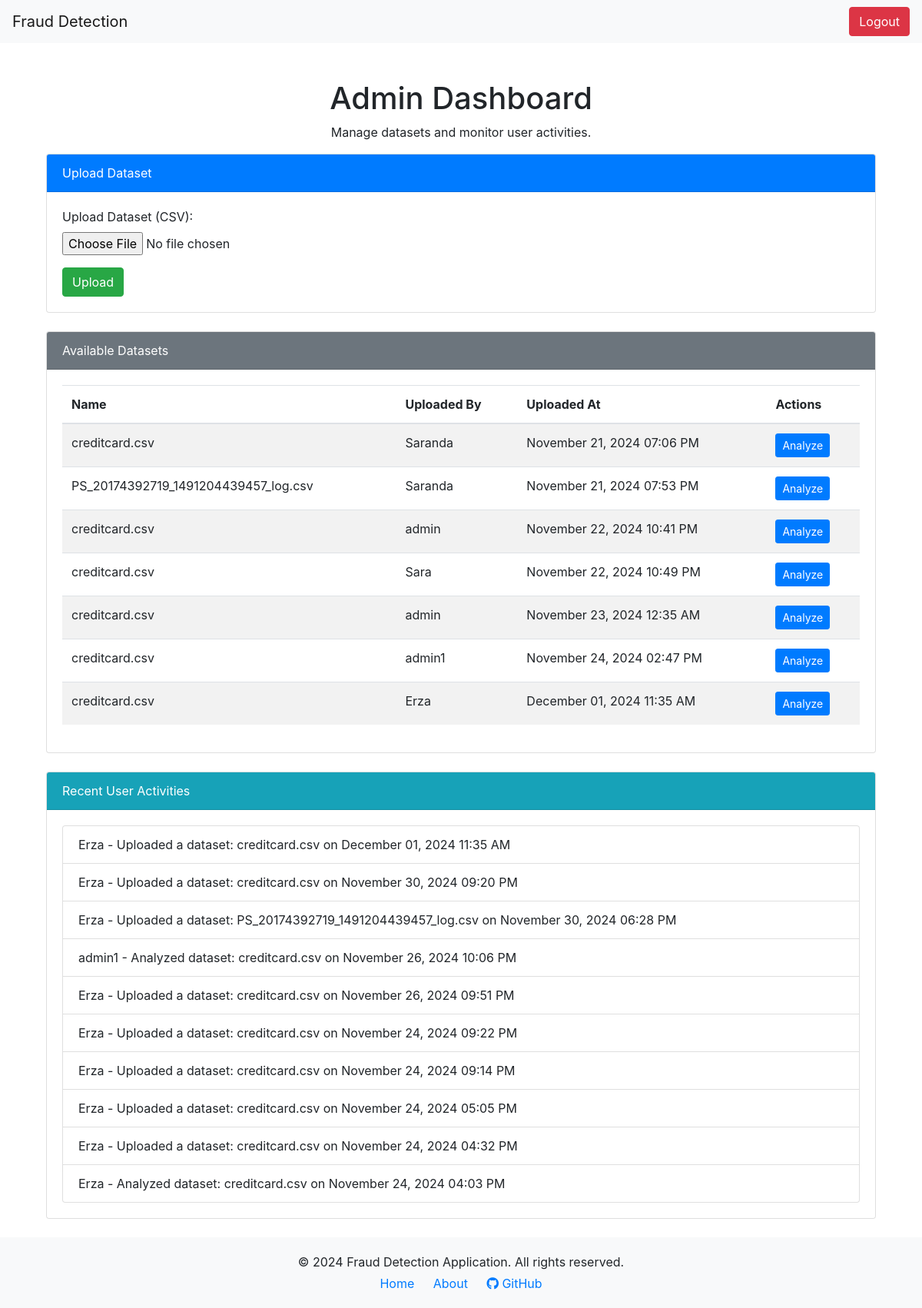
The page /admin_dashboard/ (signed in) on the database as committed earlier.
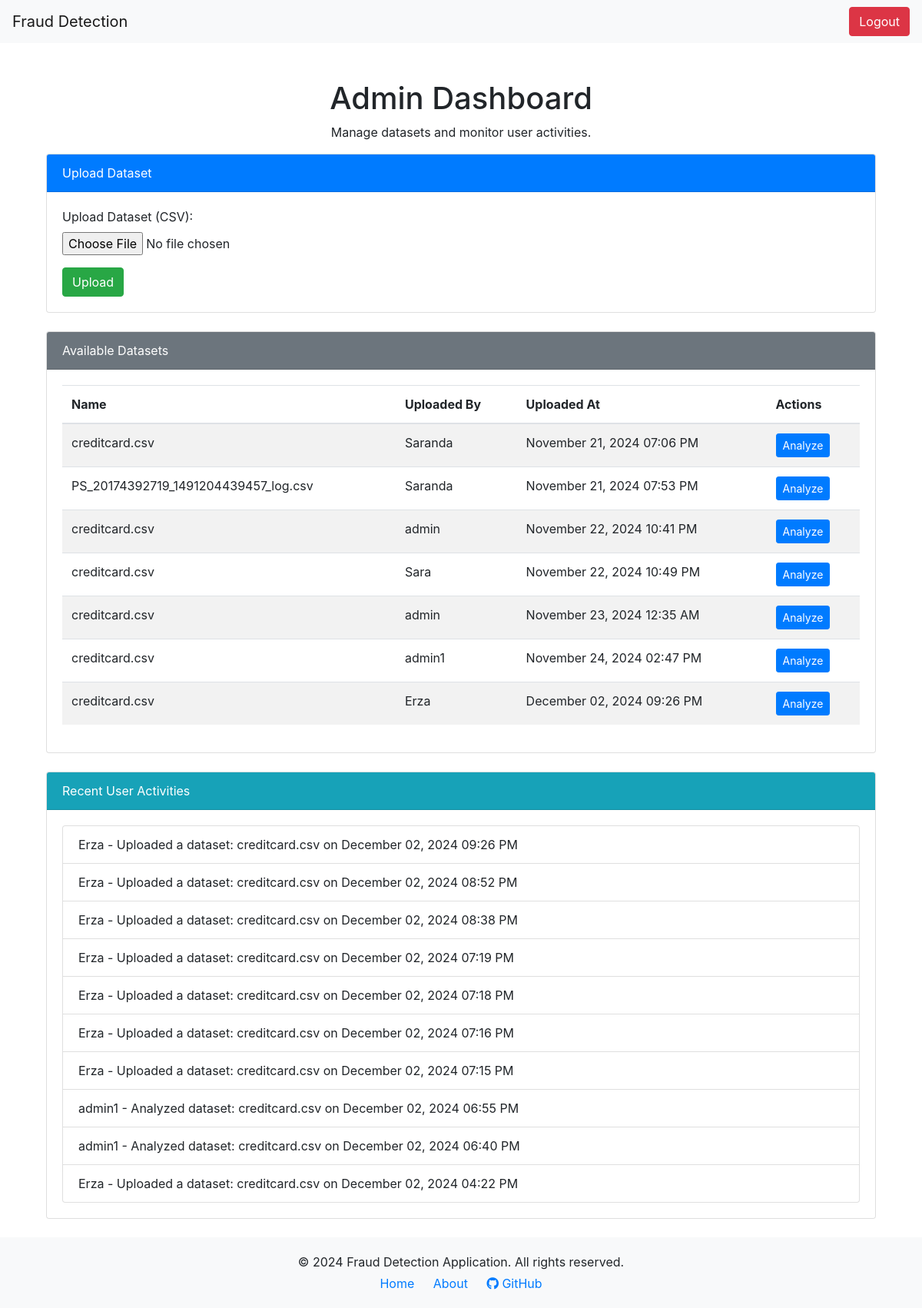
The same page on the database as committed later.
### detection/models.py (models this page shows, shortened)
class Dataset(models.Model):
    name = models.CharField(max_length=255)
    file = models.FileField(upload_to='datasets/')
    uploaded_at = models.DateTimeField(auto_now_add=True)
    uploaded_by = models.ForeignKey(User, on_delete=models.CASCADE)

class UserActivityLog(models.Model):
    user = models.ForeignKey(User, on_delete=models.CASCADE)
    action = models.CharField(max_length=255)
    timestamp = models.DateTimeField(auto_now_add=True)

### detection/views.py (the view, shortened to what this page needs)
# urls.py: path('admin_dashboard/', views.admin_dashboard_view, name='admin_dashboard'),  # Admin dashboard
@login_required
@user_passes_test(is_admin)
def admin_dashboard_view(request):
    if not request.user.is_staff:  # Ensure only admins can access this view
        messages.error(request, "You do not have permission to access this page.")
        return redirect('user_dashboard')
    datasets = Dataset.objects.all()  # Admins can see all datasets
    user_activity_logs = UserActivityLog.objects.order_by('-timestamp')[:10]  # Last 10 activities
    scatter_url = None
    dataset_analysis = None
    return render(request, 'admin_dashboard.html', {
        'datasets': datasets,
        'scatter_url': scatter_url,
        'dataset_analysis': dataset_analysis,
        'user_activity_logs': user_activity_logs,
    })

### detection/views.py (called while the page is built)
def is_admin(user):
    return user.is_staff

### detection/templates/admin_dashboard.html (shortened to what this page needs)
{% extends 'base.html' %}
{% block content %}
<div class="container mt-4">
    <h1 class="text-center">Admin Dashboard</h1>
    <p class="text-center">Manage datasets and monitor user activities.</p>
    <div class="card mb-4">
        <div class="card-header bg-primary text-white">
            Upload Dataset
        </div>
        <div class="card-body">
            <form method="post" enctype="multipart/form-data">
                <div class="form-group">
                    <label for="file">Upload Dataset (CSV):</label>
                    <input type="file" name="file" class="form-control-file" required>
                </div>
                <button type="submit" class="btn btn-success">Upload</button>
            </form>
        </div>
    </div>
    <div class="card mb-4">
        <div class="card-header bg-secondary text-white">
            Available Datasets
        </div>
        <div class="card-body">
            {% if datasets %}
                <table class="table table-striped">
                    <thead>
                        <tr>
                            <th>Name</th>
                            <th>Uploaded By</th>
                            <th>Uploaded At</th>
                            <th>Actions</th>
                        </tr>
                    </thead>
                    <tbody>
                        {% for dataset in datasets %}
                        <tr>
                            <td>{{ dataset.name }}</td>
                            <td>{{ dataset.uploaded_by.username }}</td>
                            <td>{{ dataset.uploaded_at|date:"F d, Y h:i A" }}</td>
                            <td>
                                <form method="post">
                                    <button type="submit" class="btn btn-primary btn-sm">Analyze</button>
                                </form>
                            </td>
                        </tr>
                        {% endfor %}
                    </tbody>
                </table>
            {% else %}
                <p>No datasets available.</p>
            {% endif %}
        </div>
    </div>
    <div class="card mb-4">
        <div class="card-header bg-info text-white">
            Recent User Activities
        </div>
        <div class="card-body">
            {% if user_activity_logs %}
                <ul class="list-group">
                    {% for log in user_activity_logs %}
                        <li class="list-group-item">
                            {{ log.user.username }} - {{ log.action }} on {{ log.timestamp|date:"F d, Y h:i A" }}
                        </li>
                    {% endfor %}
                </ul>
            {% else %}
                <p>No user activities logged.</p>
            {% endif %}
        </div>
    </div>
</div>
{% endblock %}

Rows that differ between the two databases and show on the page:
removed Dataset: name "creditcard.csv", uploaded_by.username "Erza", uploaded_at "December 01, 2024 11:35 AM"
no longer on this page (row unchanged): UserActivityLog: user.username "Erza", action "Uploaded a dataset: creditcard.csv", timestamp "December 01, 2024 11:35 AM"
no longer on this page (row unchanged): UserActivityLog: user.username "Erza", action "Uploaded a dataset: creditcard.csv", timestamp "November 30, 2024 09:20 PM"
no longer on this page (row unchanged): UserActivityLog: user.username "Erza", action "Uploaded a dataset: PS_20174392719_1491204439457_log.csv", timestamp "November 30, 2024 06:28 PM"
no longer on this page (row unchanged): UserActivityLog: user.username "admin1", action "Analyzed dataset: creditcard.csv", timestamp "November 26, 2024 10:06 PM"
no longer on this page (row unchanged): UserActivityLog: user.username "Erza", action "Uploaded a dataset: creditcard.csv", timestamp "November 26, 2024 09:51 PM"
no longer on this page (row unchanged): UserActivityLog: user.username "Erza", action "Uploaded a dataset: creditcard.csv", timestamp "November 24, 2024 09:22 PM"
no longer on this page (row unchanged): UserActivityLog: user.username "Erza", action "Uploaded a dataset: creditcard.csv", timestamp "November 24, 2024 09:14 PM"
no longer on this page (row unchanged): UserActivityLog: user.username "Erza", action "Uploaded a dataset: creditcard.csv", timestamp "November 24, 2024 05:05 PM"
no longer on this page (row unchanged): UserActivityLog: user.username "Erza", action "Uploaded a dataset: creditcard.csv", timestamp "November 24, 2024 04:32 PM"
no longer on this page (row unchanged): UserActivityLog: user.username "Erza", action "Analyzed dataset: creditcard.csv", timestamp "November 24, 2024 04:03 PM"
added Dataset: name "creditcard.csv", uploaded_by.username "Erza", uploaded_at "December 02, 2024 09:26 PM"
added UserActivityLog: user.username "Erza", action "Uploaded a dataset: creditcard.csv", timestamp "December 02, 2024 09:26 PM"
added UserActivityLog: user.username "Erza", action "Uploaded a dataset: creditcard.csv", timestamp "December 02, 2024 08:52 PM"
added UserActivityLog: user.username "Erza", action "Uploaded a dataset: creditcard.csv", timestamp "December 02, 2024 08:38 PM"
added UserActivityLog: user.username "Erza", action "Uploaded a dataset: creditcard.csv", timestamp "December 02, 2024 07:19 PM"
added UserActivityLog: user.username "Erza", action "Uploaded a dataset: creditcard.csv", timestamp "December 02, 2024 07:18 PM"
added UserActivityLog: user.username "Erza", action "Uploaded a dataset: creditcard.csv", timestamp "December 02, 2024 07:16 PM"
added UserActivityLog: user.username "Erza", action "Uploaded a dataset: creditcard.csv", timestamp "December 02, 2024 07:15 PM"
added UserActivityLog: user.username "admin1", action "Analyzed dataset: creditcard.csv", timestamp "December 02, 2024 06:55 PM"
added UserActivityLog: user.username "admin1", action "Analyzed dataset: creditcard.csv", timestamp "December 02, 2024 06:40 PM"
added UserActivityLog: user.username "Erza", action "Uploaded a dataset: creditcard.csv", timestamp "December 02, 2024 04:22 PM"
